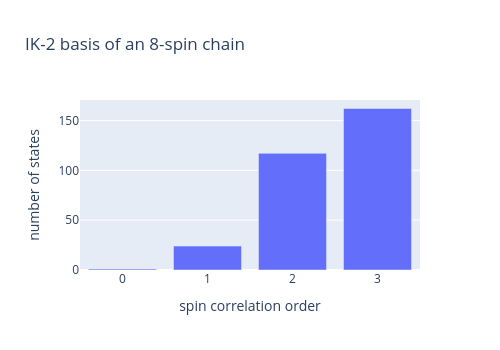

The code cell stored with this chart in its notebook:
### Markdown cell above
The states kept by `IK-2` on the chain are products on up to three
consecutive spins. The correlation-order histogram makes the restriction
visible:

### Code cell
import plotly.graph_objects as go

orders, counts = np.unique(ik2.basis.tot_cord, return_counts=True)
fig = go.Figure(go.Bar(x=orders, y=counts))
fig.update_layout(title="IK-2 basis of an 8-spin chain", xaxis_title="spin correlation order",
                  yaxis_title="number of states", width=500, height=350)
fig

### Figure 1 — Plotly figure (JSON) as saved in the notebook; plotly's stock layout.template omitted (floating-point values rounded to 4 significant figures)
{"data": [{"x": [0, 1, 2, 3], "y": [1, 24, 117, 162], "type": "bar"}], "layout": {"title": {"text": "IK-2 basis of an 8-spin chain"}, "xaxis": {"title": {"text": "spin correlation order"}}, "yaxis": {"title": {"text": "number of states"}}, "width": 500, "height": 350}}
